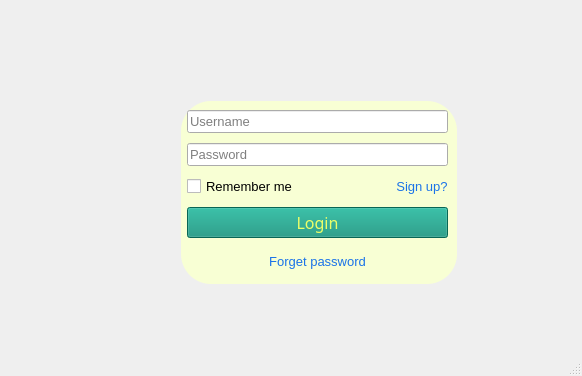
<?xml version="1.0" encoding="UTF-8"?>
<ui version="4.0">
 <class>MainWindow</class>
 <widget class="QMainWindow" name="MainWindow">
  <property name="geometry">
   <rect>
    <x>0</x>
    <y>0</y>
    <width>582</width>
    <height>376</height>
   </rect>
  </property>
  <property name="windowTitle">
   <string>MainWindow</string>
  </property>
  <property name="styleSheet">
   <string notr="true">#centralwidget{
border-image: url(D:/Nam_1/K25411_KTLT/project/images/4.png);
}</string>
  </property>
  <widget class="QWidget" name="centralwidget">
   <layout class="QVBoxLayout" name="verticalLayout">
    <item>
     <layout class="QGridLayout" name="gridLayout" rowstretch="3,6,2" columnstretch="3,5,2">
      <property name="leftMargin">
       <number>0</number>
      </property>
      <property name="topMargin">
       <number>0</number>
      </property>
      <property name="rightMargin">
       <number>0</number>
      </property>
      <property name="bottomMargin">
       <number>0</number>
      </property>
      <property name="verticalSpacing">
       <number>0</number>
      </property>
      <item row="2" column="1">
       <spacer name="verticalSpacer_2">
        <property name="orientation">
         <enum>Qt::Vertical</enum>
        </property>
        <property name="sizeHint" stdset="0">
         <size>
          <width>20</width>
          <height>40</height>
         </size>
        </property>
       </spacer>
      </item>
      <item row="1" column="1">
       <widget class="QFrame" name="frame_4">
        <property name="enabled">
         <bool>true</bool>
        </property>
        <property name="sizePolicy">
         <sizepolicy hsizetype="Expanding" vsizetype="Expanding">
          <horstretch>0</horstretch>
          <verstretch>0</verstretch>
         </sizepolicy>
        </property>
        <property name="layoutDirection">
         <enum>Qt::LeftToRight</enum>
        </property>
        <property name="styleSheet">
         <string notr="true">QFrame {
    border-radius: 30px;
	background-color: rgb(248, 255, 212);
layoutRow = 0
layoutColumn = 0
}</string>
        </property>
        <property name="frameShape">
         <enum>QFrame::StyledPanel</enum>
        </property>
        <property name="frameShadow">
         <enum>QFrame::Raised</enum>
        </property>
        <property name="lineWidth">
         <number>2</number>
        </property>
        <layout class="QVBoxLayout" name="verticalLayout_4">
         <property name="spacing">
          <number>10</number>
         </property>
         <property name="leftMargin">
          <number>6</number>
         </property>
         <item>
          <layout class="QGridLayout" name="gridLayout_17" rowstretch="2,2,2,2,1">
           <property name="rightMargin">
            <number>0</number>
           </property>
           <property name="horizontalSpacing">
            <number>5</number>
           </property>
           <property name="verticalSpacing">
            <number>10</number>
           </property>
           <item row="2" column="1" alignment="Qt::AlignRight">
            <widget class="QPushButton" name="pushButtonSignUp">
             <property name="sizePolicy">
              <sizepolicy hsizetype="Preferred" vsizetype="Preferred">
               <horstretch>0</horstretch>
               <verstretch>0</verstretch>
              </sizepolicy>
             </property>
             <property name="font">
              <font>
               <pointsize>10</pointsize>
              </font>
             </property>
             <property name="styleSheet">
              <string notr="true">QPushButton{
border:none;
color:#1a73e8;
background:transparent;
}
QPushButton:hover{
text-decoration: underline;
}</string>
             </property>
             <property name="text">
              <string>Sign up?</string>
             </property>
            </widget>
           </item>
           <item row="4" column="0" colspan="2" alignment="Qt::AlignHCenter|Qt::AlignVCenter">
            <widget class="QPushButton" name="pushButtonForgetPassword">
             <property name="sizePolicy">
              <sizepolicy hsizetype="Preferred" vsizetype="Preferred">
               <horstretch>0</horstretch>
               <verstretch>0</verstretch>
              </sizepolicy>
             </property>
             <property name="font">
              <font>
               <pointsize>10</pointsize>
              </font>
             </property>
             <property name="styleSheet">
              <string notr="true">QPushButton{
border:none;
color:#1a73e8;
background:transparent;
}
QPushButton:hover{
text-decoration: underline;
}</string>
             </property>
             <property name="text">
              <string>Forget password</string>
             </property>
            </widget>
           </item>
           <item row="3" column="0" colspan="2">
            <widget class="QPushButton" name="pushButtonLogin">
             <property name="sizePolicy">
              <sizepolicy hsizetype="Minimum" vsizetype="Fixed">
               <horstretch>0</horstretch>
               <verstretch>0</verstretch>
              </sizepolicy>
             </property>
             <property name="font">
              <font>
               <family>Rockwell</family>
               <pointsize>12</pointsize>
              </font>
             </property>
             <property name="styleSheet">
              <string notr="true">background-color: rgb(11, 143, 119);
color: rgb(236, 255, 104)</string>
             </property>
             <property name="text">
              <string>Login</string>
             </property>
            </widget>
           </item>
           <item row="2" column="0">
            <widget class="QCheckBox" name="checkBoxRememberMe">
             <property name="sizePolicy">
              <sizepolicy hsizetype="Minimum" vsizetype="Fixed">
               <horstretch>0</horstretch>
               <verstretch>0</verstretch>
              </sizepolicy>
             </property>
             <property name="minimumSize">
              <size>
               <width>0</width>
               <height>20</height>
              </size>
             </property>
             <property name="font">
              <font>
               <pointsize>10</pointsize>
               <weight>50</weight>
               <bold>false</bold>
              </font>
             </property>
             <property name="text">
              <string>Remember me</string>
             </property>
            </widget>
           </item>
           <item row="0" column="0" colspan="2">
            <widget class="QLineEdit" name="lineEditUsername">
             <property name="sizePolicy">
              <sizepolicy hsizetype="Expanding" vsizetype="Fixed">
               <horstretch>0</horstretch>
               <verstretch>0</verstretch>
              </sizepolicy>
             </property>
             <property name="font">
              <font>
               <pointsize>10</pointsize>
              </font>
             </property>
             <property name="placeholderText">
              <string>Username</string>
             </property>
            </widget>
           </item>
           <item row="1" column="0" colspan="2">
            <widget class="QLineEdit" name="lineEditPassword">
             <property name="sizePolicy">
              <sizepolicy hsizetype="Expanding" vsizetype="Fixed">
               <horstretch>0</horstretch>
               <verstretch>0</verstretch>
              </sizepolicy>
             </property>
             <property name="font">
              <font>
               <pointsize>10</pointsize>
              </font>
             </property>
             <property name="placeholderText">
              <string>Password</string>
             </property>
            </widget>
           </item>
          </layout>
         </item>
        </layout>
       </widget>
      </item>
      <item row="0" column="2">
       <widget class="QLabel" name="label_3">
        <property name="text">
         <string/>
        </property>
       </widget>
      </item>
      <item row="1" column="2">
       <spacer name="horizontalSpacer_3">
        <property name="orientation">
         <enum>Qt::Horizontal</enum>
        </property>
        <property name="sizeType">
         <enum>QSizePolicy::Expanding</enum>
        </property>
        <property name="sizeHint" stdset="0">
         <size>
          <width>20</width>
          <height>20</height>
         </size>
        </property>
       </spacer>
      </item>
      <item row="1" column="0">
       <spacer name="horizontalSpacer_2">
        <property name="orientation">
         <enum>Qt::Horizontal</enum>
        </property>
        <property name="sizeHint" stdset="0">
         <size>
          <width>30</width>
          <height>20</height>
         </size>
        </property>
       </spacer>
      </item>
      <item row="0" column="1">
       <spacer name="verticalSpacer">
        <property name="orientation">
         <enum>Qt::Vertical</enum>
        </property>
        <property name="sizeHint" stdset="0">
         <size>
          <width>20</width>
          <height>40</height>
         </size>
        </property>
       </spacer>
      </item>
      <item row="2" column="0">
       <widget class="QLabel" name="label_4">
        <property name="text">
         <string/>
        </property>
       </widget>
      </item>
     </layout>
    </item>
   </layout>
  </widget>
  <widget class="QMenuBar" name="menubar">
   <property name="geometry">
    <rect>
     <x>0</x>
     <y>0</y>
     <width>582</width>
     <height>18</height>
    </rect>
   </property>
  </widget>
  <widget class="QStatusBar" name="statusbar"/>
 </widget>
 <resources/>
 <connections/>
</ui>
